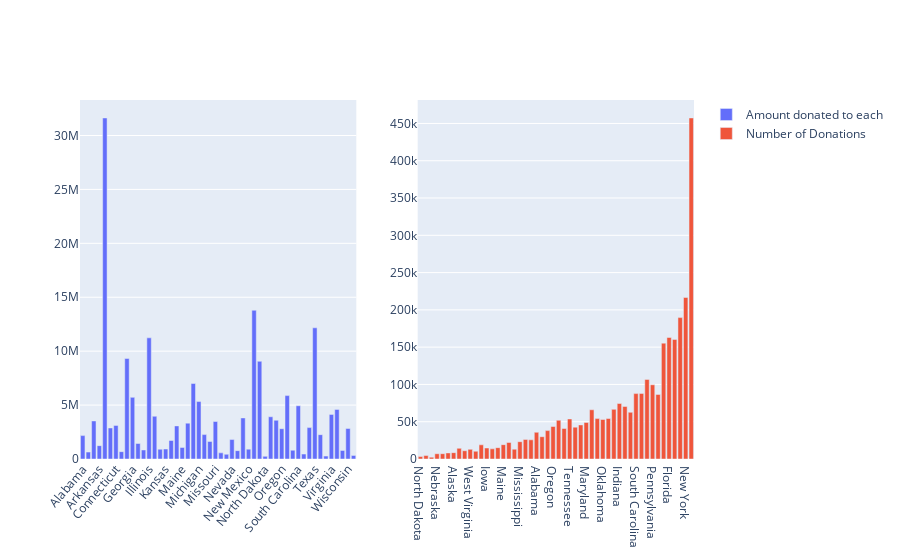

Notebook code for this chart:
### Code cell
# not important plot
fig = make_subplots(
    rows=1, cols=2,
    #column_widths=[0.6, 0.4],
    #row_heights=[0.4, 0.6],
    #specs=[[{}, {}]])

)

fig.add_trace(
    go.Bar(x = df_exp['School State'], y = df_exp['Donation Amount'], name = 'Amount donated to each'),
    row=1, col=1
)
df_exp.sort_values(by=('Donation Amount'), inplace=True)
fig.add_trace(
    go.Bar(x = df_exp['School State'], y = df_exp['Donor ID'], name = 'Number of Donations'),
    row=1, col=2
)
fig.update_layout(xaxis_tickangle=-50)

fig.show()

### Figure 1 — Plotly figure (JSON) as saved in the notebook; plotly's stock layout.template omitted (floating-point values rounded to 4 significant figures)
{"data": [{"name": "Amount donated to each", "type": "bar", "x": ["Alabama", "Alaska", "Arizona", "Arkansas", "California", "Colorado", "Connecticut", "Delaware", "Florida", "Georgia", "Hawaii", "Idaho", "Illinois", "Indiana", "Iowa", "Kansas", "Kentucky", "Louisiana", "Maine", "Maryland", "Massachusetts", "Michigan", "Minnesota", "Mississippi", "Missouri", "Montana", "Nebraska", "Nevada", "New Hampshire", "New Jersey", "New Mexico", "New York", "North Carolina", "North Dakota", "Ohio", "Oklahoma", "Oregon", "Pennsylvania", "Rhode Island", "South Carolina", "South Dakota", "Tennessee", "Texas", "Utah", "Vermont", "Virginia", "Washington", "West Virginia", "Wisconsin", "Wyoming"], "xaxis": "x", "y": [2168000.0, 641800.0, 3531000.0, 1239000.0, 31630000.0, 2877000.0, 3116000.0, 681900.0, 9317000.0, 5716000.0, 1438000.0, 837800.0, 11240000.0, 3962000.0, 908100.0, 927600.0, 1715000.0, 3070000.0, 1071000.0, 3326000.0, 7000000.0, 5327000.0, 2263000.0, 1624000.0, 3476000.0, 568900.0, 436400.0, 1805000.0, 775100.0, 3809000.0, 915400.0, 13790000.0, 9059000.0, 244800.0, 3915000.0, 3593000.0, 2811000.0, 5879000.0, 813900.0, 4939000.0, 460300.0, 2912000.0, 12170000.0, 2257000.0, 269700.0, 4138000.0, 4599000.0, 797100.0, 2831000.0, 333000.0], "yaxis": "y"}, {"name": "Number of Donations", "type": "bar", "x": ["North Dakota", "Vermont", "Wyoming", "Nebraska", "South Dakota", "Montana", "Alaska", "Delaware", "New Hampshire", "West Virginia", "Rhode Island", "Idaho", "Iowa", "New Mexico", "Kansas", "Maine", "Arkansas", "Hawaii", "Mississippi", "Kentucky", "Nevada", "Alabama", "Utah", "Minnesota", "Oregon", "Wisconsin", "Colorado", "Tennessee", "Louisiana", "Connecticut", "Maryland", "Missouri", "Arizona", "Oklahoma", "New Jersey", "Ohio", "Indiana", "Virginia", "Washington", "South Carolina", "Michigan", "Georgia", "Pennsylvania", "Massachusetts", "North Carolina", "Florida", "Illinois", "Texas", "New York", "California"], "xaxis": "x2", "y": [3305, 4642, 2445, 7061, 7127, 8159, 8527, 14318, 11093, 12959, 10412, 19022, 14740, 13622, 15226, 19241, 22157, 13146, 23222, 26282, 25724, 35846, 29914, 38082, 43571, 51931, 40888, 53702, 42714, 45725, 48967, 66022, 54186, 52971, 54287, 66555, 74402, 70457, 62621, 87710, 87977, 106723, 99533, 86594, 155390, 162987, 160396, 189607, 216688, 457388], "yaxis": "y2"}], "layout": {"xaxis": {"anchor": "y", "domain": [0, 0.45], "tickangle": -50}, "xaxis2": {"anchor": "y2", "domain": [0.55, 1]}, "yaxis": {"anchor": "x", "domain": [0, 1]}, "yaxis2": {"anchor": "x2", "domain": [0, 1]}}}
